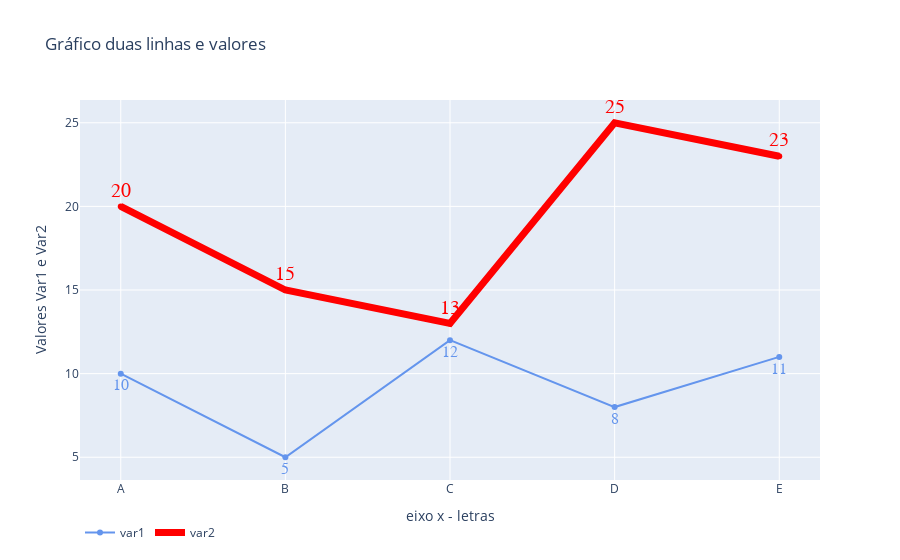

The notebook cell this image was saved under:
### Markdown cell above
### Alterando largura da linha
    linha 33

### Code cell
fig = go.Figure(
        data=[  
            go.Scatter(
                name='var1',
                x= list(df['letra'].sort_values()),
                y= list(df['var1']),
                marker_color='CornflowerBlue',
                mode='lines+markers+text', #define que é pra aparecer a linha, os marcadores e o texto
                text = list(df['var1']), #define qual o texto deve aparecer
                textposition='bottom center', #define posição em que o valor/texto vai ficar
                #opções: ['top left', 'top center', 'top right', 'middle left', 'middle center', 
                #'middle right', 'bottom left', 'bottom center', 'bottom right']
             
                #formatando textos/valores   
                 textfont=dict(family="sans serif", #tipo
                               size=16, #tamanho do texto/valor
                               color="CornflowerBlue") #cor do texto/valor
            ),  
            #linha var2
            go.Scatter(
                name='var2',
                x= list(df['letra'].sort_values()), #o eixo é o mesmo
                y= list(df['var2']),
                marker_color='red',
                mode='lines+markers+text', 
                text = list(df['var2']),
                textposition='top center',
                
                #formatando textos/valores   
                textfont=dict(family="sans serif",
                              size=20,
                              color="red"),
                line = dict(width= 7) #alterando largura da linha
            ), 
            
            
        ],

layout=go.Layout(title='Gráfico duas linhas e valores',
                 xaxis_title='eixo x - letras',
                 yaxis_title='Valores Var1 e Var2'
        )
    )

fig.update_layout(legend_orientation="h") #definindo localização da leganda. Opções: ['v', 'h']

fig.show()

### Figure 1 — Plotly figure (JSON) as saved in the notebook; plotly's stock layout.template omitted (floating-point values rounded to 4 significant figures)
{"data": [{"marker": {"color": "CornflowerBlue"}, "mode": "lines+markers+text", "name": "var1", "text": ["10", "5", "12", "8", "11"], "textfont": {"color": "CornflowerBlue", "family": "sans serif", "size": 16}, "textposition": "bottom center", "type": "scatter", "x": ["A", "B", "C", "D", "E"], "y": [10, 5, 12, 8, 11]}, {"line": {"width": 7}, "marker": {"color": "red"}, "mode": "lines+markers+text", "name": "var2", "text": ["20", "15", "13", "25", "23"], "textfont": {"color": "red", "family": "sans serif", "size": 20}, "textposition": "top center", "type": "scatter", "x": ["A", "B", "C", "D", "E"], "y": [20, 15, 13, 25, 23]}], "layout": {"legend": {"orientation": "h"}, "title": {"text": "Gráfico duas linhas e valores"}, "xaxis": {"title": {"text": "eixo x - letras"}}, "yaxis": {"title": {"text": "Valores Var1 e Var2"}}}}
